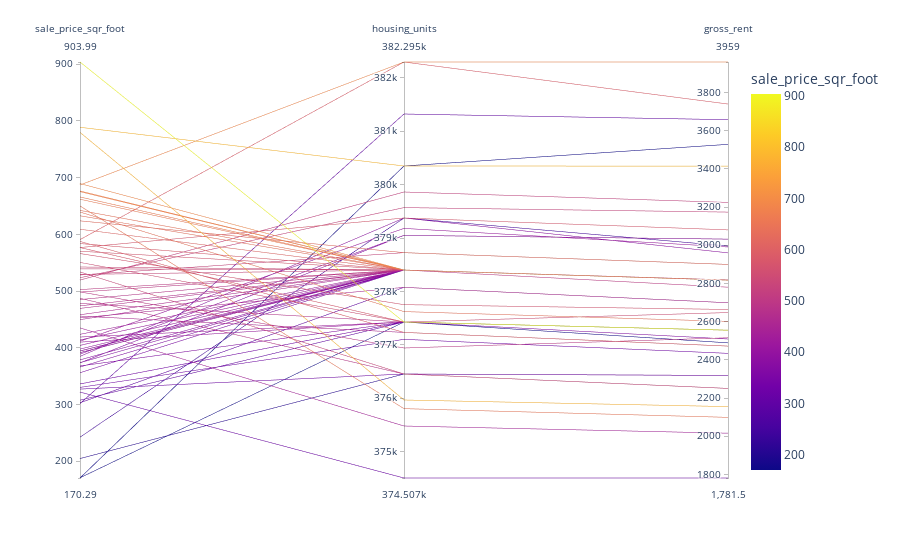

Notebook code cell kept with this figure:
### Markdown cell above
## Parallel Coordinates and Parallel Categories Analysis

In this section, you will use plotly express to create parallel coordinates and parallel categories visualizations so that investors can interactively filter and explore various factors related to the sales price of the neighborhoods. 

Using the DataFrame of Average values per neighborhood (calculated above), create the following visualizations:
1. Create a Parallel Coordinates Plot
2. Create a Parallel Categories Plot

### Code cell
# Parallel Coordinates Plot
sfo_data_par = sfo_data[["neighborhood", "sale_price_sqr_foot", "housing_units", "gross_rent"]].groupby(["neighborhood"]).mean().reset_index()
sfo_data
px.parallel_coordinates(sfo_data_par, color='sale_price_sqr_foot')
